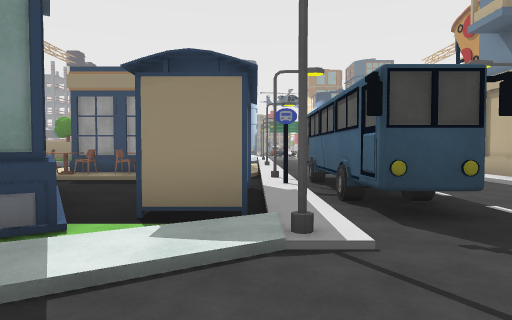
[1] (above)

20 first-person views from a walk through a 3-D level made in the Unity game engine. The camera is 1.4 m above the floor, tilts 2° down and sees 75° across. The floor is counted in squares, 2 m on a side. Each view is taken from the middle of a square. On the plan, view 1 faces up. The plan holds only what a view shows up to about 10 squares ahead; the rest is blank. The place goes on beyond the plan.

[2]
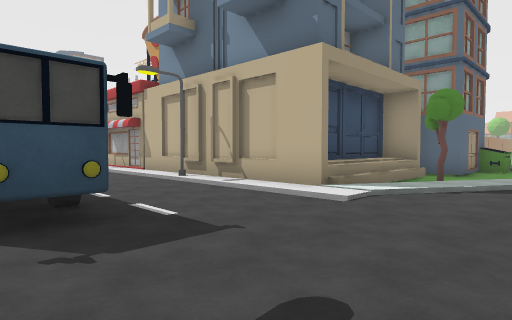

[3]
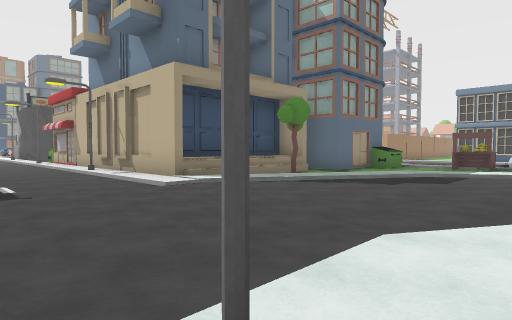

[4]
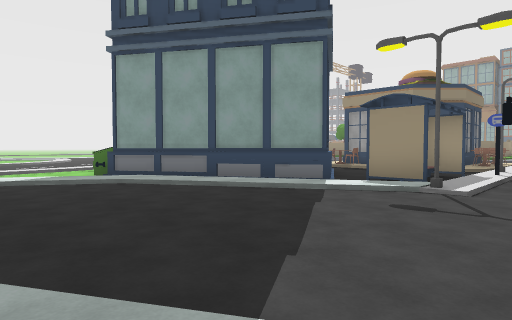

[5]
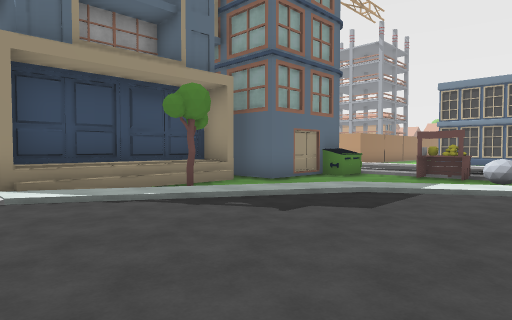

[6]
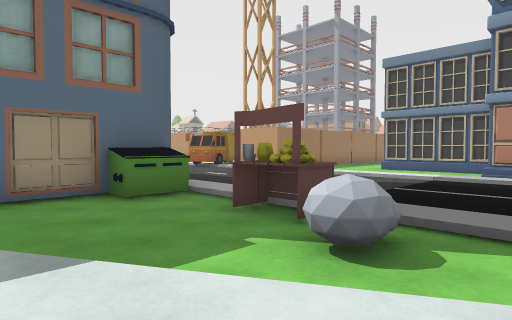

[7]
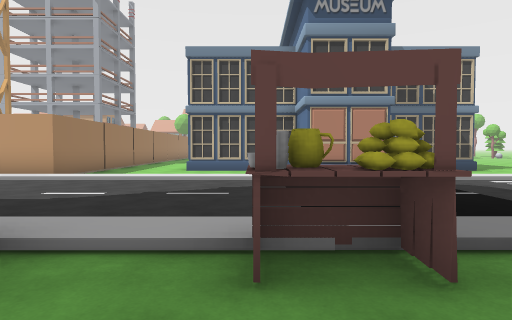

[8]
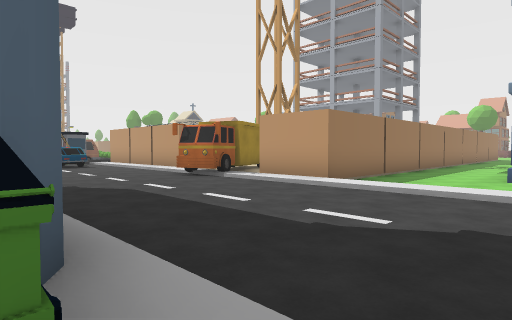

[9]
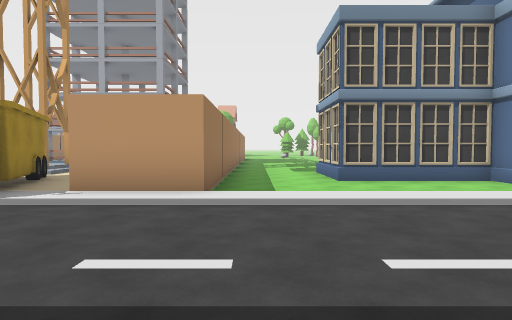

[10]
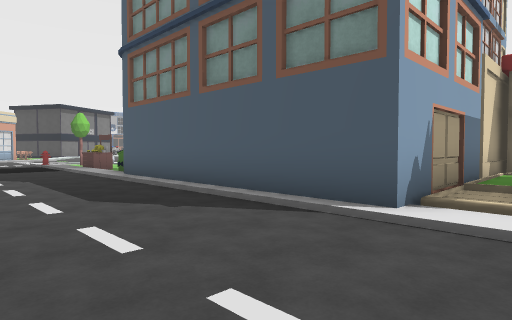

[11]
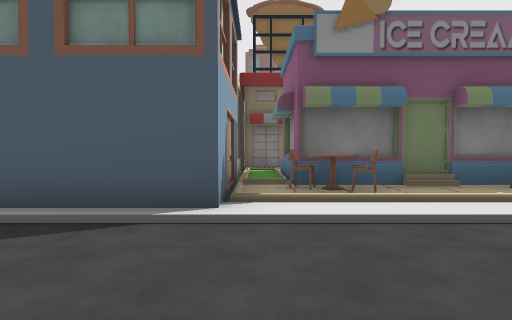

[12]
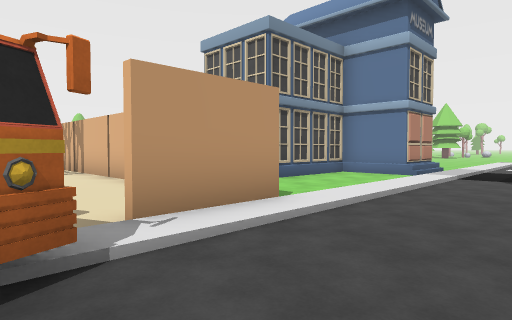

[13]
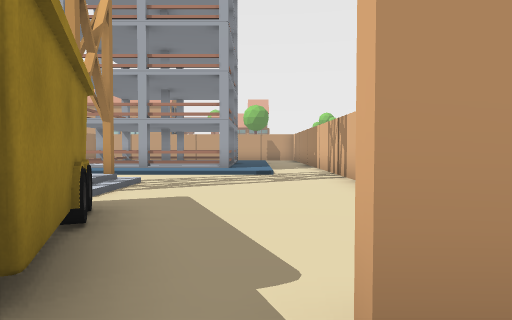

[14]
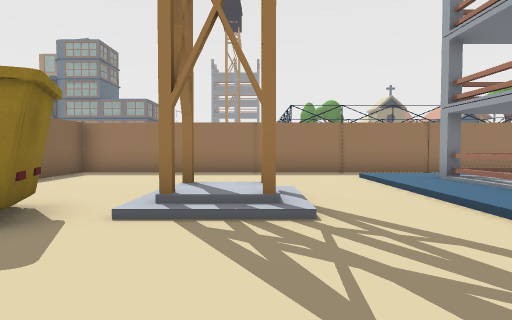

[15]
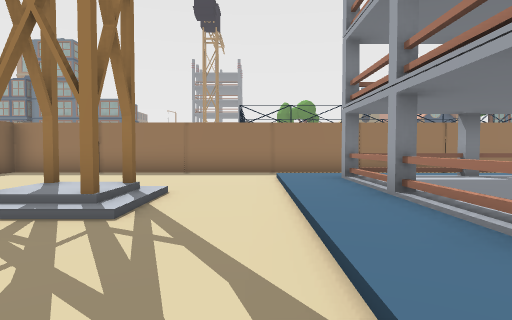

[16]
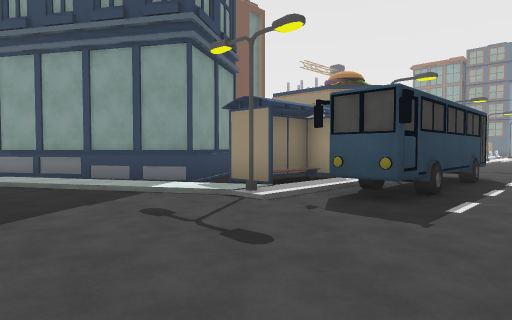

[17]
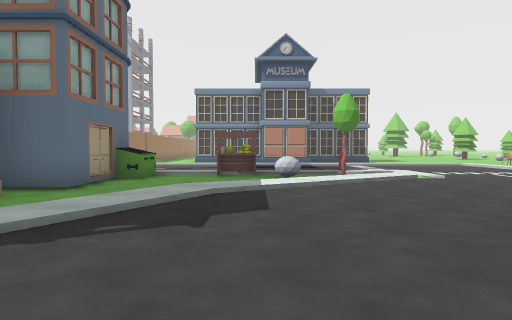

[18]
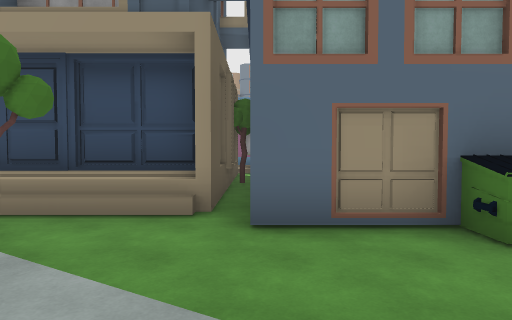

[19]
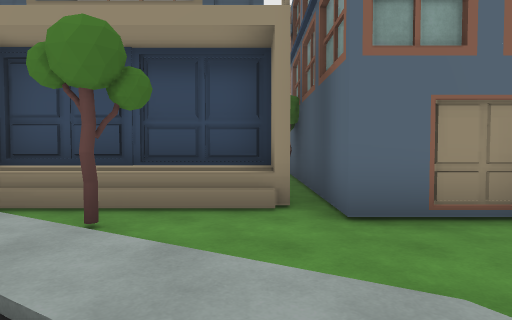

[20]
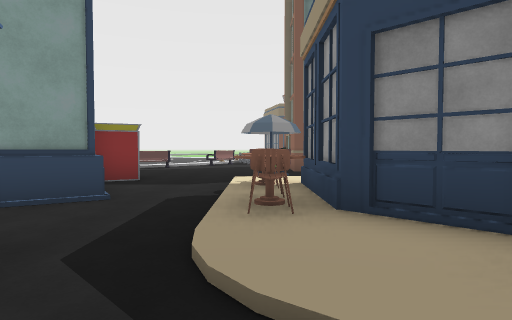

### Floor plan
Key: @ floor where view 1 was taken; # wall or solid block; x gap in a wall; . main floor; : floor 0.25 m higher than the main floor; + floor 1 m higher than the main floor; / step, stairs or slope; = window, fence, low wall or low ledge; ^ raised ledge; B building; U bus; S streetlight; T tree; M dumpster; R rock; C truck; O other object.
Columns run from 6 left of view 1 to 29 right of it. Each row starts with its distance up from view 1.
 16                           ##########
 15                           #........
 14                    #      #.......//
 13                    #//     .......::
 12                    #//..   .......:=
 11               #/####=/...   ..##..:=
 10     ##^/.     ##//////.../  C.##..:#
  9 :####://....BBBBB####/.../C CC....:=
  8 :^^^#///U...B   B#  #/...CCC......:#
  7 ......SUU..SB   BT  #/.../........::
  6 .....OxUU../B   B#  #/.../#.........
  5 O ##.O.UU../BB BB#  #/.../##########
  4    #.O.UU../# B++#   /...//.....
  3    ##OS/...//////####/...//.....
  2  ###///...../:T....MM/...//..###
  1 ##/:/.........///...//...//..#
  0 O///..@........///..O/...//..#
 -1 //...............:/.O/...//.B#
 -2 //.......S.......//R//...//#
 -3     .../////......//TO...//#

Where each view was taken, in squares from view 1:
view 1: 0 up, 0 right, facing up
view 2: 0 up, 1 right, facing up-right
view 3: 3 down, 2 right, facing up-right
view 4: 3 down, 2 right, facing up-left
view 5: 3 down, 5 right, facing up-right
view 6: 3 down, 11 right, facing up-right
view 7: 0 up, 12 right, facing right
view 8: 1 up, 14 right, facing up-right
view 9: 4 up, 15 right, facing right
view 10: 11 up, 18 right, facing down-left
view 11: 10 up, 18 right, facing left
view 12: 8 up, 17 right, facing down-right
view 13: 7 up, 19 right, facing right
view 14: 6 up, 25 right, facing up
view 15: 6 up, 27 right, facing up
view 16: 1 down, 4 right, facing up-left
view 17: 1 down, 5 right, facing right
view 18: 1 down, 11 right, facing up
view 19: 1 down, 10 right, facing up
view 20: 8 up, 1 right, facing left
